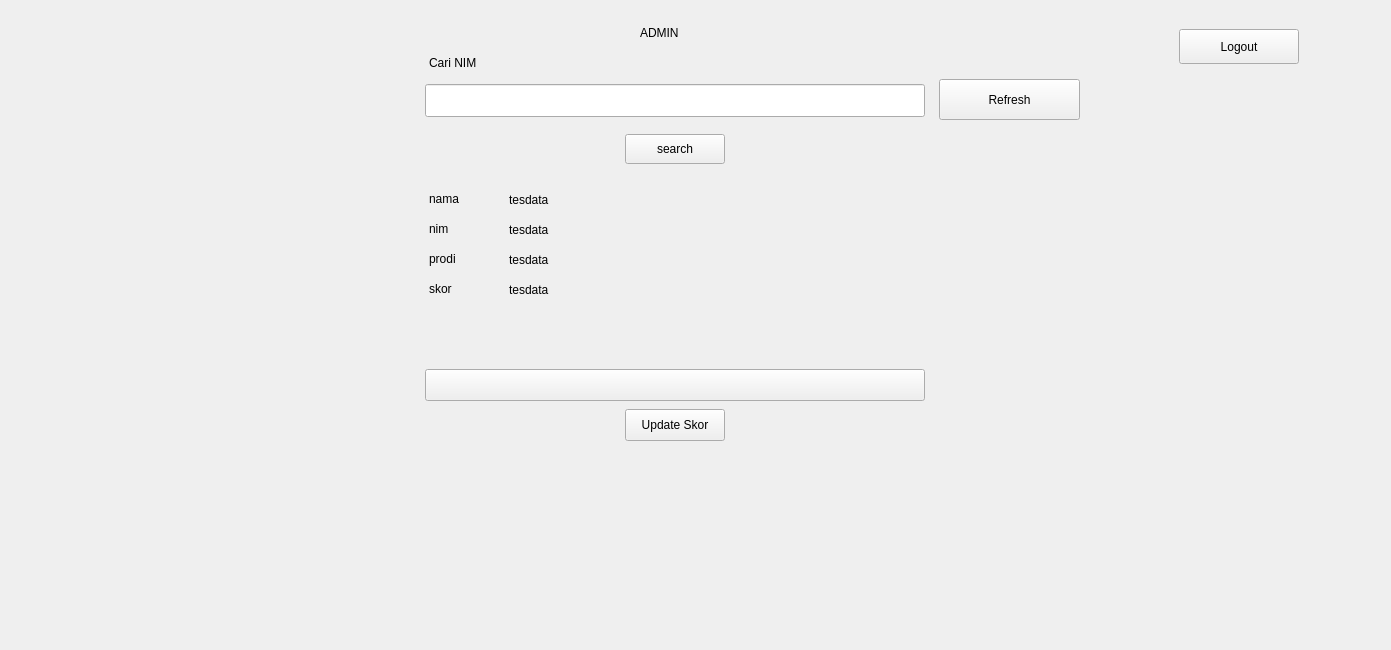
<?xml version="1.0" encoding="UTF-8"?>
<ui version="4.0">
 <class>Form</class>
 <widget class="QWidget" name="Form">
  <property name="geometry">
   <rect>
    <x>0</x>
    <y>0</y>
    <width>1391</width>
    <height>650</height>
   </rect>
  </property>
  <property name="sizePolicy">
   <sizepolicy hsizetype="Fixed" vsizetype="Fixed">
    <horstretch>0</horstretch>
    <verstretch>0</verstretch>
   </sizepolicy>
  </property>
  <property name="windowTitle">
   <string>Form</string>
  </property>
  <widget class="QStackedWidget" name="stackedWidget">
   <property name="geometry">
    <rect>
     <x>9</x>
     <y>9</y>
     <width>1315</width>
     <height>632</height>
    </rect>
   </property>
   <property name="sizePolicy">
    <sizepolicy hsizetype="Ignored" vsizetype="Ignored">
     <horstretch>0</horstretch>
     <verstretch>0</verstretch>
    </sizepolicy>
   </property>
   <property name="currentIndex">
    <number>3</number>
   </property>
   <widget class="QWidget" name="mainpage">
    <widget class="QWidget" name="widget_4" native="true">
     <property name="geometry">
      <rect>
       <x>9</x>
       <y>52</y>
       <width>72</width>
       <height>72</height>
      </rect>
     </property>
     <layout class="QHBoxLayout" name="horizontalLayout">
      <property name="leftMargin">
       <number>0</number>
      </property>
      <property name="topMargin">
       <number>0</number>
      </property>
      <property name="rightMargin">
       <number>0</number>
      </property>
      <property name="bottomMargin">
       <number>0</number>
      </property>
     </layout>
    </widget>
    <widget class="QWidget" name="widget_2" native="true">
     <property name="geometry">
      <rect>
       <x>9</x>
       <y>130</y>
       <width>128</width>
       <height>58</height>
      </rect>
     </property>
     <layout class="QVBoxLayout" name="verticalLayout_2">
      <property name="leftMargin">
       <number>0</number>
      </property>
      <property name="topMargin">
       <number>0</number>
      </property>
      <property name="rightMargin">
       <number>0</number>
      </property>
      <property name="bottomMargin">
       <number>0</number>
      </property>
     </layout>
    </widget>
    <widget class="QWidget" name="widget" native="true">
     <property name="geometry">
      <rect>
       <x>9</x>
       <y>194</y>
       <width>1297</width>
       <height>16</height>
      </rect>
     </property>
    </widget>
    <widget class="QWidget" name="widget_3" native="true">
     <property name="geometry">
      <rect>
       <x>9</x>
       <y>210</y>
       <width>158</width>
       <height>104</height>
      </rect>
     </property>
     <layout class="QVBoxLayout" name="verticalLayout_3">
      <property name="leftMargin">
       <number>0</number>
      </property>
      <property name="topMargin">
       <number>0</number>
      </property>
      <property name="rightMargin">
       <number>0</number>
      </property>
      <property name="bottomMargin">
       <number>0</number>
      </property>
     </layout>
    </widget>
    <widget class="PushButton" name="btn_guest">
     <property name="geometry">
      <rect>
       <x>867</x>
       <y>430</y>
       <width>350</width>
       <height>32</height>
      </rect>
     </property>
     <property name="text">
      <string>Login as guest</string>
     </property>
    </widget>
    <widget class="PrimaryPushButton" name="btn_login">
     <property name="geometry">
      <rect>
       <x>867</x>
       <y>500</y>
       <width>350</width>
       <height>32</height>
      </rect>
     </property>
     <property name="text">
      <string>Login</string>
     </property>
    </widget>
    <widget class="ImageLabel" name="bg">
     <property name="geometry">
      <rect>
       <x>0</x>
       <y>0</y>
       <width>72</width>
       <height>72</height>
      </rect>
     </property>
    </widget>
    <widget class="LineEdit" name="ledit_username">
     <property name="geometry">
      <rect>
       <x>867</x>
       <y>280</y>
       <width>350</width>
       <height>33</height>
      </rect>
     </property>
    </widget>
    <widget class="PasswordLineEdit" name="ledit_pw">
     <property name="geometry">
      <rect>
       <x>867</x>
       <y>360</y>
       <width>350</width>
       <height>33</height>
      </rect>
     </property>
    </widget>
    <widget class="BodyLabel" name="BodyLabel">
     <property name="geometry">
      <rect>
       <x>867</x>
       <y>257</y>
       <width>71</width>
       <height>21</height>
      </rect>
     </property>
     <property name="text">
      <string>Username</string>
     </property>
    </widget>
    <widget class="BodyLabel" name="BodyLabel_2">
     <property name="geometry">
      <rect>
       <x>870</x>
       <y>330</y>
       <width>61</width>
       <height>21</height>
      </rect>
     </property>
     <property name="text">
      <string>Password</string>
     </property>
    </widget>
    <widget class="DisplayLabel" name="DisplayLabel">
     <property name="geometry">
      <rect>
       <x>830</x>
       <y>50</y>
       <width>392</width>
       <height>90</height>
      </rect>
     </property>
     <property name="text">
      <string/>
     </property>
    </widget>
    <widget class="LargeTitleLabel" name="LargeTitleLabel">
     <property name="geometry">
      <rect>
       <x>867</x>
       <y>100</y>
       <width>867</width>
       <height>53</height>
      </rect>
     </property>
     <property name="text">
      <string>LOGIN</string>
     </property>
    </widget>
    <zorder>bg</zorder>
    <zorder>widget_4</zorder>
    <zorder>widget_2</zorder>
    <zorder>widget</zorder>
    <zorder>widget_3</zorder>
    <zorder>btn_guest</zorder>
    <zorder>btn_login</zorder>
    <zorder>ledit_username</zorder>
    <zorder>ledit_pw</zorder>
    <zorder>BodyLabel</zorder>
    <zorder>BodyLabel_2</zorder>
    <zorder>DisplayLabel</zorder>
    <zorder>LargeTitleLabel</zorder>
   </widget>
   <widget class="QWidget" name="guestpage">
    <widget class="TitleLabel" name="TitleLabel_2">
     <property name="geometry">
      <rect>
       <x>622</x>
       <y>80</y>
       <width>90</width>
       <height>31</height>
      </rect>
     </property>
     <property name="text">
      <string>GUEST</string>
     </property>
    </widget>
    <widget class="QLineEdit" name="Ledit_NIM_g">
     <property name="geometry">
      <rect>
       <x>542</x>
       <y>170</y>
       <width>250</width>
       <height>22</height>
      </rect>
     </property>
    </widget>
    <widget class="PushButton" name="PushButton_2">
     <property name="geometry">
      <rect>
       <x>592</x>
       <y>210</y>
       <width>150</width>
       <height>32</height>
      </rect>
     </property>
     <property name="text">
      <string>search</string>
     </property>
    </widget>
    <widget class="SubtitleLabel" name="SubtitleLabel">
     <property name="geometry">
      <rect>
       <x>470</x>
       <y>165</y>
       <width>41</width>
       <height>27</height>
      </rect>
     </property>
     <property name="text">
      <string>data</string>
     </property>
    </widget>
    <widget class="PushButton" name="btn_logout2">
     <property name="geometry">
      <rect>
       <x>1170</x>
       <y>20</y>
       <width>120</width>
       <height>35</height>
      </rect>
     </property>
     <property name="styleSheet">
      <string notr="true">PushButton, ToolButton, ToggleButton, ToggleToolButton {
    color: black;
    background: rgb(131, 23, 255);
    border: 1px solid rgba(0, 0, 0, 0.073);
    border-bottom: 1px solid rgba(0, 0, 0, 0.183);
    border-radius: 5px;
    /* font: 14px 'Segoe UI', 'Microsoft YaHei'; */
    padding: 5px 12px 6px 12px;
    outline: none;
}

ToolButton {
    padding: 5px 9px 6px 8px;
}

PushButton[hasIcon=false] {
    padding: 5px 12px 6px 12px;
}

PushButton[hasIcon=true] {
    padding: 5px 12px 6px 36px;
}

DropDownToolButton, PrimaryDropDownToolButton {
    padding: 5px 31px 6px 8px;
}

DropDownPushButton[hasIcon=false],
PrimaryDropDownPushButton[hasIcon=false] {
    padding: 5px 31px 6px 12px;
}

DropDownPushButton[hasIcon=true],
PrimaryDropDownPushButton[hasIcon=true] {
    padding: 5px 31px 6px 36px;
}

PushButton:hover, ToolButton:hover, ToggleButton:hover, ToggleToolButton:hover {
    background: rgba(249, 249, 249, 0.5);
}

PushButton:pressed, ToolButton:pressed, ToggleButton:pressed, ToggleToolButton:pressed {
    color: rgba(0, 0, 0, 0.63);
    background: rgba(249, 249, 249, 0.3);
    border-bottom: 1px solid rgba(0, 0, 0, 0.073);
}

PushButton:disabled, ToolButton:disabled, ToggleButton:disabled, ToggleToolButton:disabled {
    color: rgba(0, 0, 0, 0.36);
    background: rgba(249, 249, 249, 0.3);
    border: 1px solid rgba(0, 0, 0, 0.06);
    border-bottom: 1px solid rgba(0, 0, 0, 0.06);
}


PrimaryPushButton,
PrimaryToolButton,
ToggleButton:checked,
ToggleToolButton:checked {
    color: white;
    background-color: #009faa;
    border: 1px solid #00a7b3;
    border-bottom: 1px solid #007780;
}

PrimaryPushButton:hover,
PrimaryToolButton:hover,
ToggleButton:checked:hover,
ToggleToolButton:checked:hover {
    background-color: #00a7b3;
    border: 1px solid #2daab3;
    border-bottom: 1px solid #007780;
}

PrimaryPushButton:pressed,
PrimaryToolButton:pressed,
ToggleButton:checked:pressed,
ToggleToolButton:checked:pressed {
    color: rgba(255, 255, 255, 0.63);
    background-color: #3eabb3;
    border: 1px solid #3eabb3;
}

PrimaryPushButton:disabled,
PrimaryToolButton:disabled,
ToggleButton:checked:disabled,
ToggleToolButton:checked:disabled {
    color: rgba(255, 255, 255, 0.9);
    background-color: rgb(205, 205, 205);
    border: 1px solid rgb(205, 205, 205);
}

SplitDropButton,
PrimarySplitDropButton {
    border-left: none;
    border-top-left-radius: 0;
    border-bottom-left-radius: 0;
}

#splitPushButton,
#splitToolButton,
#primarySplitPushButton,
#primarySplitToolButton {
    border-top-right-radius: 0;
    border-bottom-right-radius: 0;
}

#splitPushButton:pressed,
#splitToolButton:pressed,
SplitDropButton:pressed {
    border-bottom: 1px solid rgba(0, 0, 0, 0.183);
}

PrimarySplitDropButton:pressed {
    border-bottom: 1px solid #007780;
}

#primarySplitPushButton, #primarySplitToolButton {
    border-right: 1px solid #3eabb3;
}

#primarySplitPushButton:pressed, #primarySplitToolButton:pressed {
    border-bottom: 1px solid #007780;
}

HyperlinkButton {
    /* font: 14px 'Segoe UI', 'Microsoft YaHei'; */
    padding: 6px 12px 6px 12px;
    color: #009faa;
    border: none;
    border-radius: 6px;
    background-color: transparent;
}

HyperlinkButton[hasIcon=false] {
    padding: 6px 12px 6px 12px;
}

HyperlinkButton[hasIcon=true] {
    padding: 6px 12px 6px 36px;
}

HyperlinkButton:hover {
    color: #009faa;
    background-color: rgba(0, 0, 0, 10);
    border: none;
}

HyperlinkButton:pressed {
    color: #009faa;
    background-color: rgba(0, 0, 0, 6);
    border: none;
}

HyperlinkButton:disabled {
    color: rgba(0, 0, 0, 0.43);
    background-color: transparent;
    border: none;
}


RadioButton {
    min-height: 24px;
    max-height: 24px;
    background-color: transparent;
    font: 14px 'Segoe UI', 'Microsoft YaHei', 'PingFang SC';
    color: black;
}

RadioButton::indicator {
    width: 18px;
    height: 18px;
    border-radius: 11px;
    border: 2px solid #999999;
    background-color: rgba(0, 0, 0, 5);
    margin-right: 4px;
}

RadioButton::indicator:hover {
    background-color: rgba(0, 0, 0, 0);
}

RadioButton::indicator:pressed {
    border: 2px solid #bbbbbb;
    background-color: qradialgradient(spread:pad, cx:0.5, cy:0.5, radius:0.5, fx:0.5, fy:0.5,
            stop:0 rgb(255, 255, 255),
            stop:0.5 rgb(255, 255, 255),
            stop:0.6 rgb(225, 224, 223),
            stop:1 rgb(225, 224, 223));
}

RadioButton::indicator:checked {
    height: 22px;
    width: 22px;
    border: none;
    border-radius: 11px;
    background-color: qradialgradient(spread:pad, cx:0.5, cy:0.5, radius:0.5, fx:0.5, fy:0.5,
            stop:0 rgb(255, 255, 255),
            stop:0.5 rgb(255, 255, 255),
            stop:0.6 #009faa,
            stop:1 #009faa);
}

RadioButton::indicator:checked:hover {
    background-color: qradialgradient(spread:pad, cx:0.5, cy:0.5, radius:0.5, fx:0.5, fy:0.5,
            stop:0 rgb(255, 255, 255),
            stop:0.6 rgb(255, 255, 255),
            stop:0.7 #009faa,
            stop:1 #009faa);
}

RadioButton::indicator:checked:pressed {
    background-color: qradialgradient(spread:pad, cx:0.5, cy:0.5, radius:0.5, fx:0.5, fy:0.5,
            stop:0 rgb(255, 255, 255),
            stop:0.5 rgb(255, 255, 255),
            stop:0.6 #009faa,
            stop:1 #009faa);
}

RadioButton:disabled {
    color: rgba(0, 0, 0, 110);
}

RadioButton::indicator:disabled {
    border: 2px solid #bbbbbb;
    background-color: transparent;
}

RadioButton::indicator:disabled:checked {
    border: none;
    background-color: qradialgradient(spread:pad, cx:0.5, cy:0.5, radius:0.5, fx:0.5, fy:0.5,
            stop:0 rgb(255, 255, 255),
            stop:0.5 rgb(255, 255, 255),
            stop:0.6 rgba(0, 0, 0, 0.2169),
            stop:1 rgba(0, 0, 0, 0.2169));
}

TransparentToolButton,
TransparentToggleToolButton,
TransparentDropDownToolButton,
TransparentPushButton,
TransparentDropDownPushButton,
TransparentTogglePushButton {
    background-color: transparent;
    border: none;
    border-radius: 5px;
    margin: 0;
}

TransparentToolButton:hover,
TransparentToggleToolButton:hover,
TransparentDropDownToolButton:hover,
TransparentPushButton:hover,
TransparentDropDownPushButton:hover,
TransparentTogglePushButton:hover {
    background-color: rgba(0, 0, 0, 9);
    border: none;
}

TransparentToolButton:pressed,
TransparentToggleToolButton:pressed,
TransparentDropDownToolButton:pressed,
TransparentPushButton:pressed,
TransparentDropDownPushButton:pressed,
TransparentTogglePushButton:pressed {
    background-color: rgba(0, 0, 0, 6);
    border: none;
}

TransparentToolButton:disabled,
TransparentToggleToolButton:disabled,
TransparentDropDownToolButton:disabled,
TransprentPushButton:disabled,
TransparentDropDownPushButton:disabled,
TransprentTogglePushButton:disabled {
    background-color: transparent;
    border: none;
}


PillPushButton,
PillPushButton:hover,
PillPushButton:pressed,
PillPushButton:disabled,
PillPushButton:checked,
PillPushButton:checked:hover,
PillPushButton:checked:pressed,
PillPushButton:disabled:checked,
PillToolButton,
PillToolButton:hover,
PillToolButton:pressed,
PillToolButton:disabled,
PillToolButton:checked,
PillToolButton:checked:hover,
PillToolButton:checked:pressed,
PillToolButton:disabled:checked {
    background-color: transparent;
    border: none;
}
</string>
     </property>
     <property name="text">
      <string>Logout</string>
     </property>
     <property name="iconSize">
      <size>
       <width>10</width>
       <height>10</height>
      </size>
     </property>
    </widget>
    <widget class="BodyLabel" name="BodyLabel_3">
     <property name="geometry">
      <rect>
       <x>600</x>
       <y>260</y>
       <width>40</width>
       <height>19</height>
      </rect>
     </property>
     <property name="text">
      <string>nama</string>
     </property>
    </widget>
    <widget class="BodyLabel" name="BodyLabel_4">
     <property name="geometry">
      <rect>
       <x>600</x>
       <y>295</y>
       <width>40</width>
       <height>19</height>
      </rect>
     </property>
     <property name="text">
      <string>prodi</string>
     </property>
    </widget>
    <widget class="BodyLabel" name="BodyLabel_5">
     <property name="geometry">
      <rect>
       <x>600</x>
       <y>330</y>
       <width>40</width>
       <height>19</height>
      </rect>
     </property>
     <property name="text">
      <string>NIM</string>
     </property>
    </widget>
    <widget class="BodyLabel" name="BodyLabel_6">
     <property name="geometry">
      <rect>
       <x>600</x>
       <y>365</y>
       <width>40</width>
       <height>19</height>
      </rect>
     </property>
     <property name="text">
      <string>skor</string>
     </property>
    </widget>
    <widget class="BodyLabel" name="nama_g">
     <property name="geometry">
      <rect>
       <x>670</x>
       <y>260</y>
       <width>471</width>
       <height>19</height>
      </rect>
     </property>
     <property name="text">
      <string>data</string>
     </property>
    </widget>
    <widget class="BodyLabel" name="prodi_g">
     <property name="geometry">
      <rect>
       <x>670</x>
       <y>295</y>
       <width>471</width>
       <height>19</height>
      </rect>
     </property>
     <property name="text">
      <string>data</string>
     </property>
    </widget>
    <widget class="BodyLabel" name="nim_g">
     <property name="geometry">
      <rect>
       <x>670</x>
       <y>330</y>
       <width>471</width>
       <height>19</height>
      </rect>
     </property>
     <property name="text">
      <string>data</string>
     </property>
    </widget>
    <widget class="BodyLabel" name="skor_g">
     <property name="geometry">
      <rect>
       <x>670</x>
       <y>365</y>
       <width>471</width>
       <height>19</height>
      </rect>
     </property>
     <property name="text">
      <string>data</string>
     </property>
    </widget>
    <widget class="ImageLabel" name="Gu">
     <property name="geometry">
      <rect>
       <x>0</x>
       <y>0</y>
       <width>72</width>
       <height>72</height>
      </rect>
     </property>
    </widget>
    <widget class="ImageLabel" name="ava">
     <property name="geometry">
      <rect>
       <x>465</x>
       <y>260</y>
       <width>72</width>
       <height>72</height>
      </rect>
     </property>
    </widget>
    <zorder>Gu</zorder>
    <zorder>TitleLabel_2</zorder>
    <zorder>Ledit_NIM_g</zorder>
    <zorder>PushButton_2</zorder>
    <zorder>SubtitleLabel</zorder>
    <zorder>btn_logout2</zorder>
    <zorder>BodyLabel_3</zorder>
    <zorder>BodyLabel_4</zorder>
    <zorder>BodyLabel_5</zorder>
    <zorder>BodyLabel_6</zorder>
    <zorder>nama_g</zorder>
    <zorder>prodi_g</zorder>
    <zorder>nim_g</zorder>
    <zorder>skor_g</zorder>
    <zorder>ava</zorder>
   </widget>
   <widget class="QWidget" name="userpage">
    <widget class="PushButton" name="PushButton_12">
     <property name="geometry">
      <rect>
       <x>592</x>
       <y>130</y>
       <width>150</width>
       <height>30</height>
      </rect>
     </property>
     <property name="text">
      <string>Search</string>
     </property>
    </widget>
    <widget class="PushButton" name="btn_logout">
     <property name="geometry">
      <rect>
       <x>1170</x>
       <y>20</y>
       <width>120</width>
       <height>35</height>
      </rect>
     </property>
     <property name="text">
      <string>Logout</string>
     </property>
     <property name="iconSize">
      <size>
       <width>10</width>
       <height>10</height>
      </size>
     </property>
    </widget>
    <widget class="QLineEdit" name="leditSearchNIM_6">
     <property name="geometry">
      <rect>
       <x>542</x>
       <y>100</y>
       <width>250</width>
       <height>22</height>
      </rect>
     </property>
     <property name="text">
      <string>Cari NIM</string>
     </property>
    </widget>
    <widget class="TitleLabel" name="user_nama">
     <property name="geometry">
      <rect>
       <x>320</x>
       <y>60</y>
       <width>591</width>
       <height>31</height>
      </rect>
     </property>
     <property name="text">
      <string>Nama</string>
     </property>
    </widget>
    <widget class="BodyLabel" name="user_prodi">
     <property name="geometry">
      <rect>
       <x>320</x>
       <y>120</y>
       <width>221</width>
       <height>19</height>
      </rect>
     </property>
     <property name="text">
      <string>prodi</string>
     </property>
    </widget>
    <widget class="BodyLabel" name="user_skor">
     <property name="geometry">
      <rect>
       <x>320</x>
       <y>140</y>
       <width>63</width>
       <height>19</height>
      </rect>
     </property>
     <property name="text">
      <string>skor</string>
     </property>
    </widget>
    <widget class="BodyLabel" name="user_nim">
     <property name="geometry">
      <rect>
       <x>320</x>
       <y>100</y>
       <width>63</width>
       <height>19</height>
      </rect>
     </property>
     <property name="text">
      <string>nim</string>
     </property>
    </widget>
    <widget class="TableWidget" name="tableWidget">
     <property name="geometry">
      <rect>
       <x>316</x>
       <y>250</y>
       <width>700</width>
       <height>250</height>
      </rect>
     </property>
     <property name="mouseTracking">
      <bool>true</bool>
     </property>
     <property name="autoFillBackground">
      <bool>false</bool>
     </property>
     <property name="verticalScrollBarPolicy">
      <enum>Qt::ScrollBarAlwaysOn</enum>
     </property>
     <property name="horizontalScrollBarPolicy">
      <enum>Qt::ScrollBarAlwaysOn</enum>
     </property>
     <property name="editTriggers">
      <set>QAbstractItemView::NoEditTriggers</set>
     </property>
     <property name="selectionBehavior">
      <enum>QAbstractItemView::SelectRows</enum>
     </property>
     <property name="showGrid">
      <bool>false</bool>
     </property>
     <property name="sortingEnabled">
      <bool>true</bool>
     </property>
     <property name="wordWrap">
      <bool>false</bool>
     </property>
     <property name="rowCount">
      <number>0</number>
     </property>
     <attribute name="horizontalHeaderCascadingSectionResizes">
      <bool>false</bool>
     </attribute>
     <attribute name="horizontalHeaderDefaultSectionSize">
      <number>167</number>
     </attribute>
     <attribute name="horizontalHeaderShowSortIndicator" stdset="0">
      <bool>true</bool>
     </attribute>
     <attribute name="verticalHeaderMinimumSectionSize">
      <number>20</number>
     </attribute>
     <attribute name="verticalHeaderDefaultSectionSize">
      <number>30</number>
     </attribute>
     <attribute name="verticalHeaderShowSortIndicator" stdset="0">
      <bool>false</bool>
     </attribute>
     <column>
      <property name="text">
       <string>Nama</string>
      </property>
     </column>
     <column>
      <property name="text">
       <string>NIM</string>
      </property>
     </column>
     <column>
      <property name="text">
       <string>Prodi</string>
      </property>
     </column>
     <column>
      <property name="text">
       <string>Skor</string>
      </property>
     </column>
    </widget>
    <widget class="ImageLabel" name="usrbg">
     <property name="geometry">
      <rect>
       <x>0</x>
       <y>0</y>
       <width>72</width>
       <height>72</height>
      </rect>
     </property>
    </widget>
    <zorder>usrbg</zorder>
    <zorder>PushButton_12</zorder>
    <zorder>btn_logout</zorder>
    <zorder>leditSearchNIM_6</zorder>
    <zorder>user_nama</zorder>
    <zorder>user_prodi</zorder>
    <zorder>user_skor</zorder>
    <zorder>user_nim</zorder>
    <zorder>tableWidget</zorder>
   </widget>
   <widget class="QWidget" name="adminpage_3">
    <widget class="PushButton" name="PushButton_4">
     <property name="geometry">
      <rect>
       <x>616</x>
       <y>125</y>
       <width>100</width>
       <height>30</height>
      </rect>
     </property>
     <property name="text">
      <string>search</string>
     </property>
    </widget>
    <widget class="BodyLabel" name="prodi_a">
     <property name="geometry">
      <rect>
       <x>500</x>
       <y>240</y>
       <width>411</width>
       <height>21</height>
      </rect>
     </property>
     <property name="text">
      <string>tesdata</string>
     </property>
    </widget>
    <widget class="BodyLabel" name="nama_a">
     <property name="geometry">
      <rect>
       <x>500</x>
       <y>180</y>
       <width>411</width>
       <height>21</height>
      </rect>
     </property>
     <property name="text">
      <string>tesdata</string>
     </property>
    </widget>
    <widget class="BodyLabel" name="BodyLabel_9">
     <property name="geometry">
      <rect>
       <x>420</x>
       <y>270</y>
       <width>34</width>
       <height>19</height>
      </rect>
     </property>
     <property name="text">
      <string>skor</string>
     </property>
    </widget>
    <widget class="BodyLabel" name="BodyLabel_15">
     <property name="geometry">
      <rect>
       <x>420</x>
       <y>240</y>
       <width>34</width>
       <height>19</height>
      </rect>
     </property>
     <property name="text">
      <string>prodi</string>
     </property>
    </widget>
    <widget class="BodyLabel" name="BodyLabel_16">
     <property name="geometry">
      <rect>
       <x>420</x>
       <y>210</y>
       <width>34</width>
       <height>19</height>
      </rect>
     </property>
     <property name="text">
      <string>nim</string>
     </property>
    </widget>
    <widget class="BodyLabel" name="skor_a">
     <property name="geometry">
      <rect>
       <x>500</x>
       <y>270</y>
       <width>411</width>
       <height>21</height>
      </rect>
     </property>
     <property name="text">
      <string>tesdata</string>
     </property>
    </widget>
    <widget class="BodyLabel" name="nim_a">
     <property name="geometry">
      <rect>
       <x>500</x>
       <y>210</y>
       <width>411</width>
       <height>21</height>
      </rect>
     </property>
     <property name="text">
      <string>tesdata</string>
     </property>
    </widget>
    <widget class="BodyLabel" name="BodyLabel_17">
     <property name="geometry">
      <rect>
       <x>420</x>
       <y>180</y>
       <width>35</width>
       <height>19</height>
      </rect>
     </property>
     <property name="text">
      <string>nama</string>
     </property>
    </widget>
    <widget class="SubtitleLabel" name="SubtitleLabel_4">
     <property name="geometry">
      <rect>
       <x>631</x>
       <y>10</y>
       <width>71</width>
       <height>27</height>
      </rect>
     </property>
     <property name="text">
      <string>ADMIN</string>
     </property>
    </widget>
    <widget class="ComboBox" name="ComboBox">
     <property name="geometry">
      <rect>
       <x>416</x>
       <y>360</y>
       <width>500</width>
       <height>32</height>
      </rect>
     </property>
     <property name="sizePolicy">
      <sizepolicy hsizetype="Fixed" vsizetype="Fixed">
       <horstretch>0</horstretch>
       <verstretch>0</verstretch>
      </sizepolicy>
     </property>
     <property name="maximumSize">
      <size>
       <width>511</width>
       <height>16777215</height>
      </size>
     </property>
     <property name="styleSheet">
      <string notr="true">ComboBox {
    border: 1px solid rgba(0, 0, 0, 0.073);
    border-radius: 5px;
    border-bottom: 1px solid rgba(0, 0, 0, 0.183);
    padding: 5px 31px 6px 11px;
    /* font: 14px 'Segoe UI', 'Microsoft YaHei', 'PingFang SC'; */
    color: black;
    background-color: rgba(255, 255, 255, 0.7);
    text-align: left;
}

ComboBox:hover {
    background-color: rgba(249, 249, 249, 0.5);
	adjustSize()
}

ComboBox:pressed {
    background-color: rgba(249, 249, 249, 0.3);
    border-bottom: 1px solid rgba(0, 0, 0, 0.073);
    color: rgba(0, 0, 0, 0.63);
	adjustSize()
}

ComboBox:disabled {
    color: rgba(0, 0, 0, 0.36);
    background: rgba(249, 249, 249, 0.3);
    border: 1px solid rgba(0, 0, 0, 0.06);
    border-bottom: 1px solid rgba(0, 0, 0, 0.06);
}
</string>
     </property>
    </widget>
    <widget class="PushButton" name="update_skor">
     <property name="geometry">
      <rect>
       <x>616</x>
       <y>400</y>
       <width>100</width>
       <height>32</height>
      </rect>
     </property>
     <property name="text">
      <string>Update Skor</string>
     </property>
    </widget>
    <widget class="PushButton" name="btn_logout3">
     <property name="geometry">
      <rect>
       <x>1170</x>
       <y>20</y>
       <width>120</width>
       <height>35</height>
      </rect>
     </property>
     <property name="text">
      <string>Logout</string>
     </property>
     <property name="iconSize">
      <size>
       <width>10</width>
       <height>10</height>
      </size>
     </property>
    </widget>
    <widget class="LineEdit" name="Ledit_NIM">
     <property name="geometry">
      <rect>
       <x>416</x>
       <y>75</y>
       <width>500</width>
       <height>33</height>
      </rect>
     </property>
    </widget>
    <widget class="SubtitleLabel" name="SubtitleLabel_2">
     <property name="geometry">
      <rect>
       <x>420</x>
       <y>40</y>
       <width>119</width>
       <height>27</height>
      </rect>
     </property>
     <property name="text">
      <string>Cari NIM</string>
     </property>
    </widget>
    <widget class="ImageLabel" name="admbg">
     <property name="geometry">
      <rect>
       <x>0</x>
       <y>0</y>
       <width>72</width>
       <height>72</height>
      </rect>
     </property>
    </widget>
    <widget class="QPushButton" name="refresh_btn">
     <property name="geometry">
      <rect>
       <x>930</x>
       <y>70</y>
       <width>141</width>
       <height>41</height>
      </rect>
     </property>
     <property name="text">
      <string>Refresh</string>
     </property>
    </widget>
    <zorder>admbg</zorder>
    <zorder>PushButton_4</zorder>
    <zorder>prodi_a</zorder>
    <zorder>nama_a</zorder>
    <zorder>BodyLabel_9</zorder>
    <zorder>BodyLabel_15</zorder>
    <zorder>BodyLabel_16</zorder>
    <zorder>skor_a</zorder>
    <zorder>nim_a</zorder>
    <zorder>BodyLabel_17</zorder>
    <zorder>SubtitleLabel_4</zorder>
    <zorder>ComboBox</zorder>
    <zorder>update_skor</zorder>
    <zorder>btn_logout3</zorder>
    <zorder>Ledit_NIM</zorder>
    <zorder>SubtitleLabel_2</zorder>
    <zorder>refresh_btn</zorder>
   </widget>
  </widget>
 </widget>
 <customwidgets>
  <customwidget>
   <class>ComboBox</class>
   <extends>QPushButton</extends>
   <header>qfluentwidgets</header>
  </customwidget>
  <customwidget>
   <class>PushButton</class>
   <extends>QPushButton</extends>
   <header>qfluentwidgets</header>
  </customwidget>
  <customwidget>
   <class>PrimaryPushButton</class>
   <extends>PushButton</extends>
   <header>qfluentwidgets</header>
  </customwidget>
  <customwidget>
   <class>BodyLabel</class>
   <extends>QLabel</extends>
   <header>qfluentwidgets</header>
  </customwidget>
  <customwidget>
   <class>SubtitleLabel</class>
   <extends>QLabel</extends>
   <header>qfluentwidgets</header>
  </customwidget>
  <customwidget>
   <class>TitleLabel</class>
   <extends>QLabel</extends>
   <header>qfluentwidgets</header>
  </customwidget>
  <customwidget>
   <class>LargeTitleLabel</class>
   <extends>QLabel</extends>
   <header>qfluentwidgets</header>
  </customwidget>
  <customwidget>
   <class>DisplayLabel</class>
   <extends>QLabel</extends>
   <header>qfluentwidgets</header>
  </customwidget>
  <customwidget>
   <class>ImageLabel</class>
   <extends>QLabel</extends>
   <header>qfluentwidgets</header>
  </customwidget>
  <customwidget>
   <class>LineEdit</class>
   <extends>QLineEdit</extends>
   <header>qfluentwidgets</header>
  </customwidget>
  <customwidget>
   <class>PasswordLineEdit</class>
   <extends>LineEdit</extends>
   <header>qfluentwidgets</header>
  </customwidget>
  <customwidget>
   <class>TableWidget</class>
   <extends>QTableWidget</extends>
   <header>qfluentwidgets</header>
  </customwidget>
 </customwidgets>
 <resources/>
 <connections/>
</ui>
